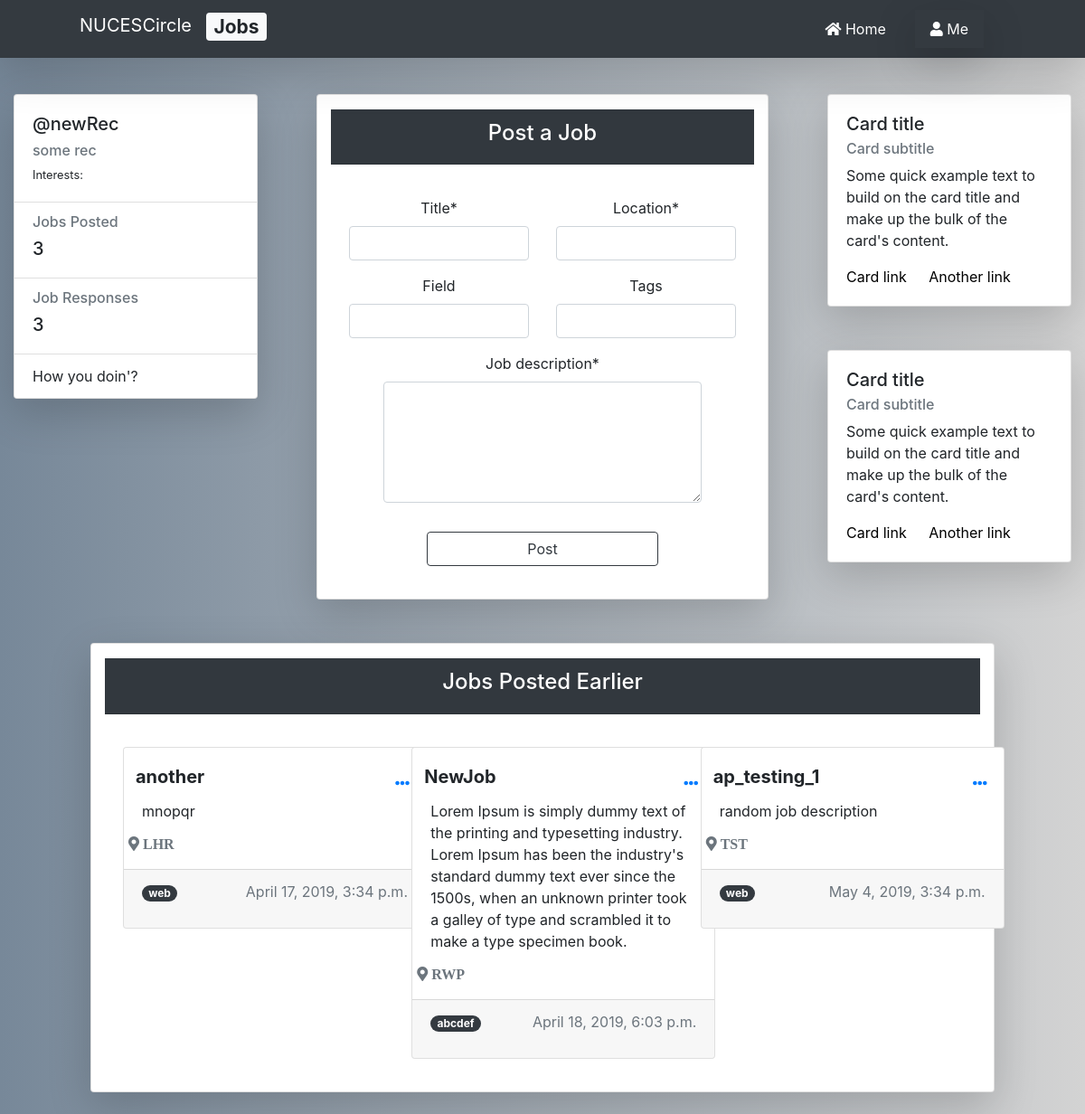
Before: /recruit/ (signed in) with the older database file.
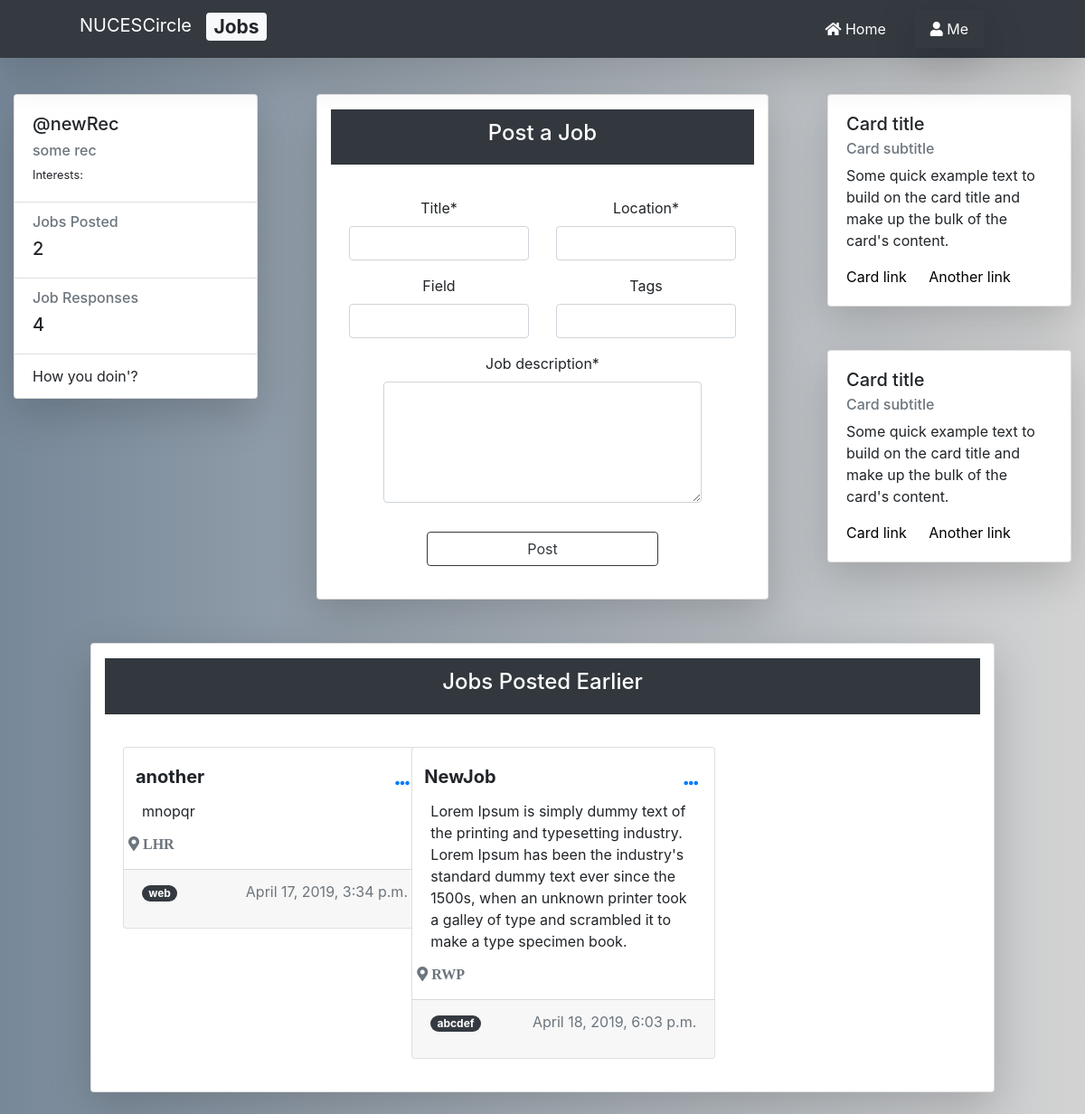
After: the same page with the newer database file.
### nucescircle/models.py (models this page shows, shortened)
class Job(models.Model):
    posted_by = models.ForeignKey(User, on_delete=models.CASCADE)
    job_title = models.CharField(max_length=32, blank=False)
    job_desc = models.TextField(blank=False)
    job_location = models.CharField(max_length=32, blank=False)
    job_field = models.CharField(max_length=6, blank=True)
    job_tags = models.CharField(max_length=255, blank=True)
    date_posted = models.DateTimeField(default=timezone.now)

### nucescircle/views.py (the view)
# urls.py: path('recruit/', JobListView.as_view(), name='circle-recruit'),
class JobListView(LoginRequiredMixin, UserPassesTestMixin, ListView):
    model = Job
    template_name = 'nucescircle/Recruit.html'  # <app>/<model>_<viewtype>.html
    context_object_name = 'previous_posted_jobs'
    ordering = ['-date_posted']  # latest job order
    def get_context_data(self, **kwargs):
        context = super(JobListView, self).get_context_data(**kwargs)
        context['job_form'] = JobForm()
        context['previous_posted_jobs'] = Job.objects.filter(posted_by=self.request.user)  # by this user
        rec_job_app = JobApplications.objects.filter(job_applied_for__posted_by=self.request.user)
        context['rec_job_app'] = rec_job_app
        return context
    def test_func(self):
        rec = Recruiter.objects.filter(user=self.request.user)
        if rec:
            return True
        return False

### nucescircle/forms.py
class JobForm(forms.ModelForm):
    class Meta:
        model = Job
        fields = ['job_title', 'job_desc', 'job_location', 'job_field', 'job_tags']
        labels = {
            'job_title': 'Title', 'job_location': 'Location',
            'job_field': 'Field', 'job_tags': 'Tags', 'job_desc': 'Job description'
        }
        widgets = {
            'job_desc': forms.Textarea(attrs={'rows': 5, 'cols': 1}),
        }

### nucescircle/templates/nucescircle/Recruit.html (shortened to what the changed rows need)
{% extends "nucescircle/base.html" %}
{% load static %}
{% load crispy_forms_tags %}
{% block content %}
<div class="container-fluid gedf-wrapper">
<div class="row">
    <div class="col-md-3 mt-4">
            <div class="card position-sticky shadow-lg mb-5 bg-white">
                <ul class="list-group list-group-flush">
                    <li class="list-group-item">
                        <div class="h6 text-muted">Jobs Posted</div>
                        <div class="h5">{{ previous_posted_jobs|length }}</div>
                    </li>
                    <li class="list-group-item">
                        <div class="h6 text-muted">Job Responses</div>
                        <div class="h5">{{ rec_job_app|length }}</div>
                    </li>
                </ul>
            </div>
        </div>
</div>
</div>
    <div class="card col-md-10 mx-auto text-center my-4 shadow-lg rounded">
        <div class="card-body">
            <div class="row">
            {% if previous_posted_jobs %}
                {% for job in previous_posted_jobs %}
                        <div class="col-md-4">
                            <div class="card job-card text-left mb-3">
                                <div class="card-body">
                                    <div class="row">
                                        <h5 class="card-title mr-auto ml-2"><strong>{{ job.job_title }}</strong></h5>
                                        <div class="dropdown">
                                            <button class="btn btn-link dropdown-toggle" type="button" id="gedf-drop1" data-toggle="dropdown" aria-haspopup="true" aria-expanded="false">
                                                <i class="fas fa-ellipsis-h"></i>
                                            </button>
                                        </div>
                                    </div>
                                    <p class="card-text">{{ job.job_desc }}</p>
                                    <div class="row">
                                        <i class="fas fa-map-marker-alt text-muted"> {{ job.job_location }}</i>
                                    </div>
                                </div>
                                <div class="card-footer">
                                    <span class="badge badge-pill badge-dark">{{ job.job_tags }}</span>
                                    <p class="text-muted float-right">{{ job.date_posted }}</p>
                                </div>
                            </div>
                        </div>
                {% endfor %}
            {% else %}
                <div class="py-3 mx-auto px-3">
                    <h4>Start recruiting, why you have not started yet.</h4>
                </div>
            {% endif %}
            </div>
        </div>
    </div>
{% endblock %}

Changed rows visible on the page:
removed Job: job_title "ap_testing_1", job_desc "random job description", job_location "TST", job_tags "web", date_posted "May 4, 2019, 3:34 p.m."
Other visible differences:
{{ previous_posted_jobs|length }}: "3" → "2"
{{ rec_job_app|length }}: "3" → "4"
